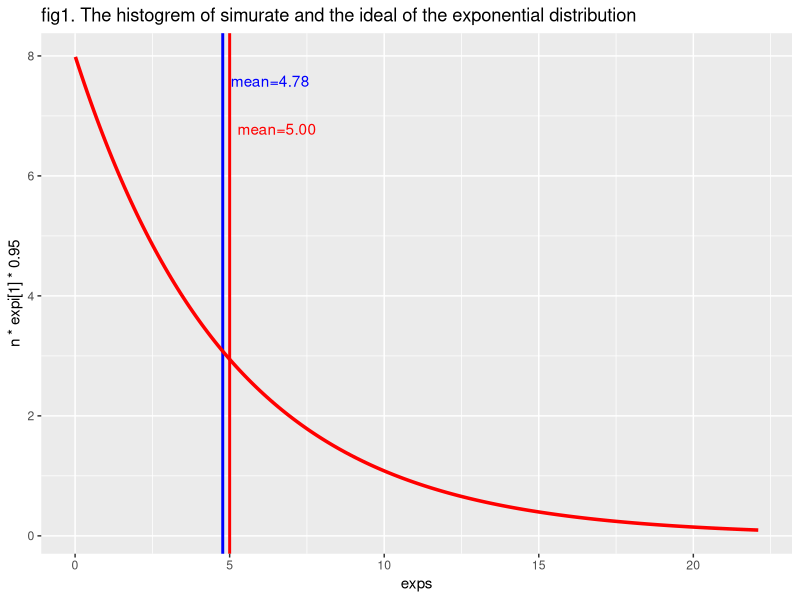
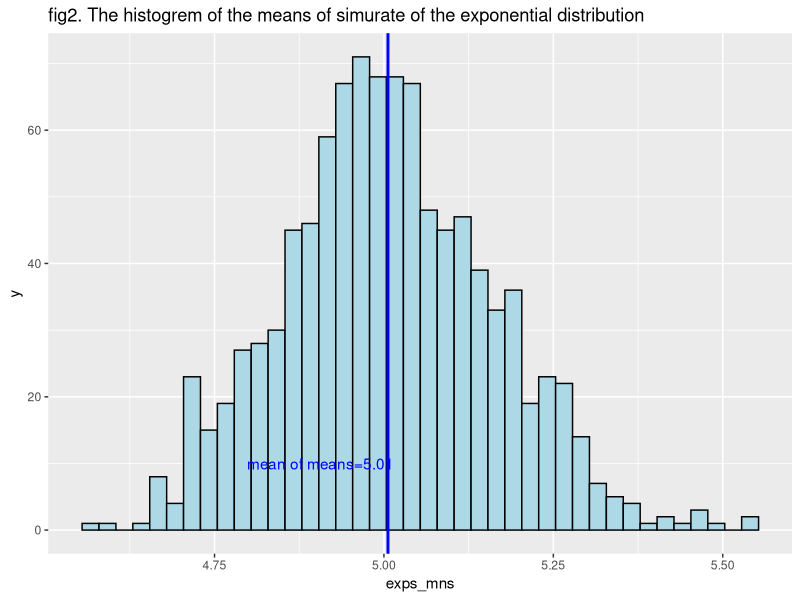
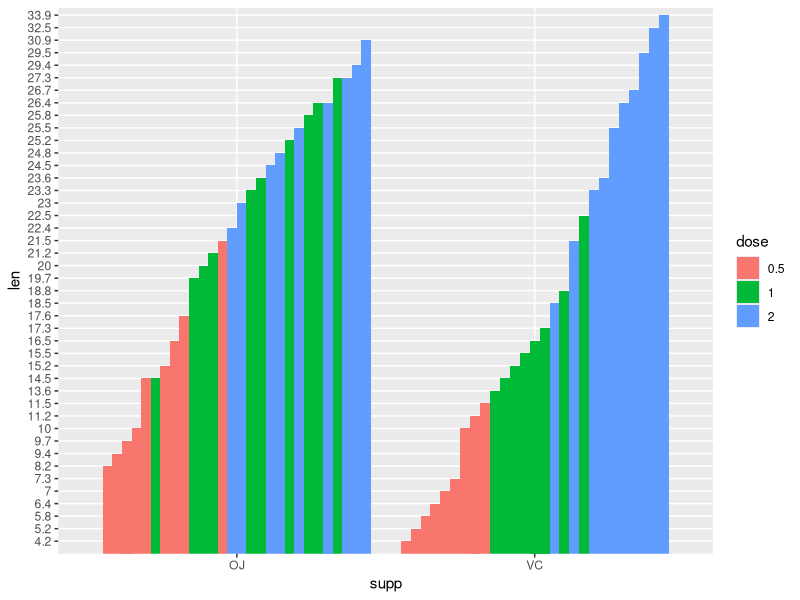
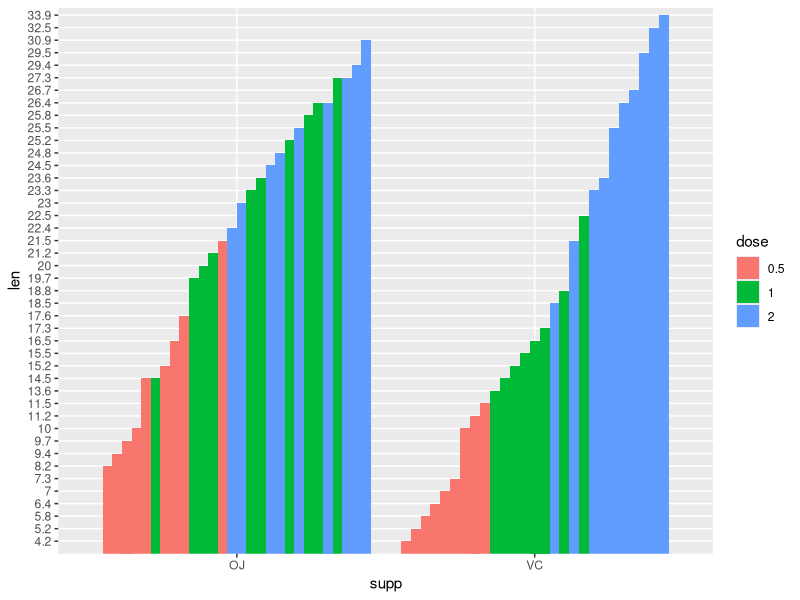

These charts were generated, in order, by the following R code:
## ---- chunk 1
library(tidyverse)
## ---- chunk 2
set.seed(0)
n       <- 40 # number of sampling
lambda  <- 0.2
exps    <- rexp(n, lambda) # Sampling
exps_mn <- mean(exps)
xi      <- c(0.01,seq(0.1,max(exps),by=0.1))
expi    <- dexp(xi,lambda)  # Ideal distribution
expi_mn <- 1/lambda

ggplot()+
    geom_histogram(aes(x=exps),bins=max(exps),color='black',fill='lightblue')+
    geom_vline(xintercept=exps_mn, color='blue', size=1) +
    geom_text(aes(x=exps_mn,y=n*expi[1]*0.95), color='blue', hjust=-0.1, label=sprintf("mean=%3.2f", exps_mn)) +
    geom_line(aes(x=xi,n*expi),color='red', size=1.2) +
    geom_vline(xintercept=expi_mn, color='red', size=1) +
    geom_text(aes(x=expi_mn,y=n*expi[1]*0.85), color='red', hjust=-0.1, label=sprintf("mean=%3.2f", expi_mn)) +
    ggtitle('fig1. The histogrem of simurate and the ideal of the exponential distribution')
    
## ---- chunk 3
var(exps)   # the variance of samples
1/lambda^2  # the variance of idial distribution
    
## ---- chunk 4
set.seed(0)
n       <- 1000
ns      <- 40 # number of sampling
lambda  <- 0.2
# Append mean for each 40 Samples
exps_mns <- NULL
for (i in 1 : n){ exps_mns <- c(exps_mns, mean(rexp(n, lambda))) }
exps_mn_mns <- mean(exps_mns)

ggplot()+
    geom_histogram(aes(x=exps_mns),bins=40,color='black',fill='lightblue')+
    geom_vline(xintercept=exps_mn_mns, color='blue', size=1) +
    geom_text(aes(x=exps_mn,y=10), color='blue', hjust=-0.1, label=sprintf("mean of means=%3.2f", exps_mn_mns)) +
    ggtitle('fig2. The histogrem of the means of simurate of the exponential distribution')
## ---- chunk 5
head(ToothGrowth,4)
summary(ToothGrowth)
table(ToothGrowth$supp,ToothGrowth$dose)

ToothGrowth <- ToothGrowth %>% mutate(dose=factor(dose))
ToothGrowth <- ToothGrowth %>% mutate(len=factor(len))
ggplot(ToothGrowth) +
    geom_bar(aes(x=supp,y=len, fill=dose), stat='identity', position='dodge')
## ---- chunk 6
head(ToothGrowth,4)
summary(ToothGrowth)
table(ToothGrowth$supp,ToothGrowth$dose)

ToothGrowth <- ToothGrowth %>% mutate(dose=factor(dose))
ToothGrowth <- ToothGrowth %>% mutate(len=factor(len))
ggplot(ToothGrowth) +
    geom_bar(aes(x=supp,y=len, fill=dose), stat='identity', position='dodge')
